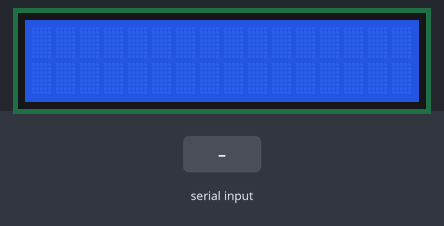
Recording of a sketch running on a simulated Arduino Uno, built with avr-gcc and run on an emulated ATmega328P. Shown: 16×2 character LCD. The test bench sets the inputs (shaded band).

Above: at 1.2 s.
1.3 s: "1" received over Serial
At 4.0 s:
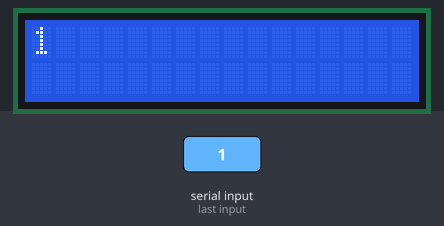
4.3 s: "0" received over Serial
At 6.5 s:
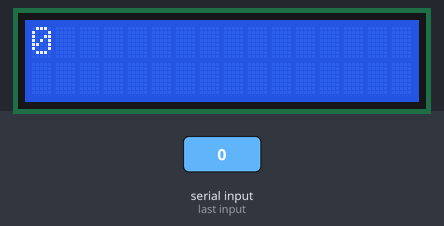
7.3 s: "2" received over Serial
At 9.9 s:
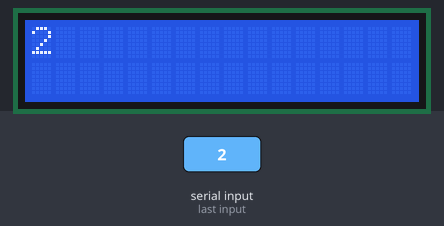
Timing chart, 0 to 11.4 s (numbered marks = the images above; inputs shaded):
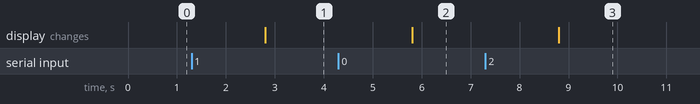

Measured:
- after the input at 1.3 s, the display: changes after 1.5 s (image 1)
- after the input at 4.3 s, the display: changes after 1.5 s (image 2)
- after the input at 7.3 s, the display: changes after 1.5 s (image 3)

The sketch:

bluetoothP10_1.ino
```cpp
#include <LiquidCrystal.h>

LiquidCrystal lcd(7, 6, 5, 4, 3, 2);
String mssg;
void setup() {
  lcd.begin(16, 2);
  Serial.begin(9600);
  lcd.clear();
}

void loop() {
  while(Serial.available() == 0)
  {

  }

  delay(500);

  while(Serial.available() > 0)
  {
  mssg = Serial.readString();
  lcd.clear();

  lcd.setCursor(0,0);
  lcd.print(mssg);
  }
}
```
